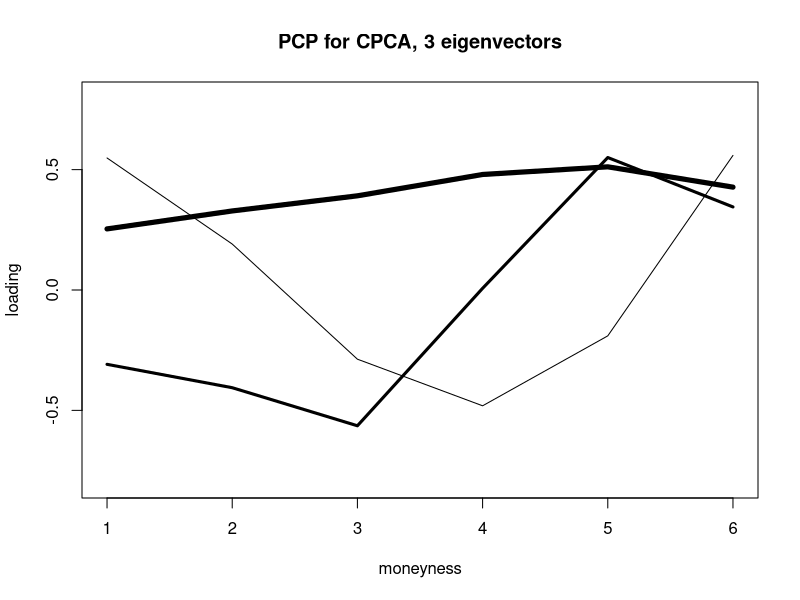

Here is the R script that generated this plot:
# clear variables and close windows
rm(list = ls(all = TRUE))
graphics.off()

# set working directory
# setwd("C:/...")

# load data
data1 = read.table("XFGvolsurf01.dat")  # 1 month maturity data
data2 = read.table("XFGvolsurf02.dat")  # 2 months maturity data
data3 = read.table("XFGvolsurf03.dat")  # 3 months maturity data

K      = length(C)            # number of groups
P      = dim(data1)[2]        # number of variables

# sample covariance matrices
C      = vector("list", K)
C[[1]] = cov(data1)
C[[2]] = cov(data2)
C[[3]] = cov(data3) 

# CPCA computation
L = 15  # number of iterations
B = diag(P)
T = vector("list", K)
d1 = rep(0, K)
d2 = rep(0, K)

for (l in 1:L) {
  for (p in 1:(P - 1)) {
    for (e in (p + 1):P) {
      Q = diag(2)
      M = diag(2)
      for (k in 1:K) {
        H = B[, c(p, e)]
        T[[k]] = t(H) %*% C[[k]] %*% H
        d1[k] = t(Q[, 1]) %*% T[[k]] %*% Q[, 1]
        d2[k] = t(Q[, 2]) %*% T[[k]] %*% Q[, 2]
        M = M + (d1[k] - d2[k])/(d1[k] * d2[k]) * T[[k]]
      }
      eig <- eigen(M)
      Q = eig$vectors
      B[, c(p, e)] = H %*% Q
    }
  }
}

# plot the first three eigenvectors
plot(-B[, 1], type = "l", lwd = 5, 
     ylim = c(-0.8, 0.8), xlab = "moneyness", ylab = "loading", 
     main = "PCP for CPCA, 3 eigenvectors")
lines(B[, 2], type = "l", lwd = 3)
lines(B[, 3], type = "l", lwd = 1)

# test statistic
test   = 0
n      = c(nrow(data1), nrow(data2), nrow(data3)) # number of observations per group
lambda = array(NA, c(P, P, K))# 3D array to store the diagonal matrices of eigenvalues
Sig    = array(NA, c(P, P, K))# 3D array to store the estimated covariance matrices

for(k in 1:K){
  lambda[, , k] = diag(diag(t(B) %*% C[[k]] %*% B))
  Sig[, , k]    = B %*% lambda[, , k] %*% t(B)
  test          = test + (n[k]-1) * det(Sig[, , k])/det(C[[k]])
}

# p-value
df   = 1/2 * (K - 1) * P * (P - 1)
pval = 1 - pchisq(test, df)


